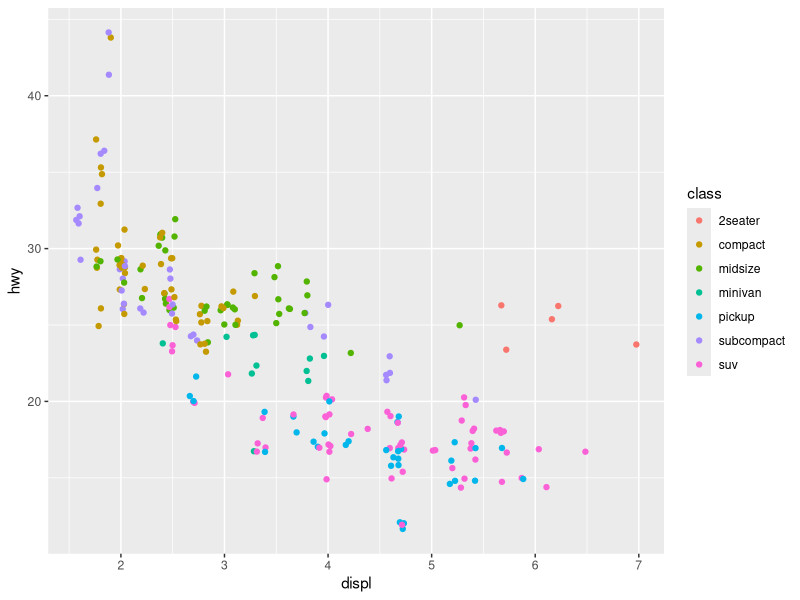

Write R code to recreate this figure.
## ---- chunk 1
library("tidyverse")

library(ggplot2)

ggplot(mpg, aes(displ, hwy, colour = class)) + 
  geom_jitter()
